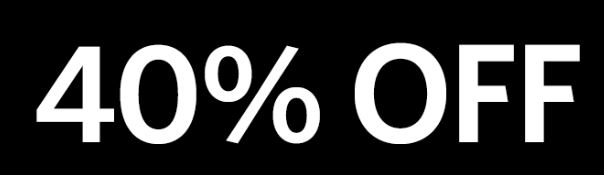
#> input picture Week 4 (Image Processing Part-2)/Media/M4/text.JPG, 604 x 175 px, found by its file name
$ jupyter execute '4.01 Morphological Operations.ipynb'
#> lines starting #> are read from the running program, lines starting #| are printed output that depends on the picture; after the words box and inside, x2 and y2 are one past the last pixel; in counts of white or black regions, pixels touching at a corner belong together
# <center> <font style="color:rgb(100,109,254)">Morphological Operations</font>  <center>

Morphological operations are simple operations which are mostly used to get our desired mask and get rid of noise. Its very commonly used in many preprocessing pipeline and  it is normally performed on binary images. It needs two inputs, one is our image and a  kernel (also called a structering element) which decides the nature of operation. Two very common morphological operation are Erosion and Dilation. Then there are other variants Opening, Closing, Gradient etc.

[cell 1]
import cv2
import numpy as np
import matplotlib.pyplot as plt

## <font style="color:rgb(134,19,348)">Structuring Element</font>
Now before we get into some common morphological operations lets talk about the Structuring element also called a kernel. Now this goes over the image and performs operations, we have already seen how a kernel performs image sharpening etc. Now Mostly we will be using a square kernel which can be constructed like this: `kernel = np.ones((5,5),np.uint8)`

We just made a square 5x5 kernel now opencv has a function called `cv2.getStructuringElement()` which can be used to construct other type of kernels

[```retval = cv2.getStructuringElement(	shape, ksize[, anchor])```](https://docs.opencv.org/4.2.0/d4/d86/group__imgproc__filter.html#gac342a1bb6eabf6f55c803b09268e36dc)

- **`shape`**	Element shape that could be one of MorphShapes these are  `cv2.MORPH_RECT` ,  `cv2.MORPH_CROSS
` , `cv2.MORPH_ELLIPSE`
- **`ksize`**	Size of the structuring element.
- **`anchor`**	Anchor position within the element. The default value (−1,−1) means that the anchor is at the center. Note that only the shape of a cross-shaped element depends on the anchor position. In other cases the anchor just regulates how much the result of the morphological operation is shifted.

lets make an cross structuring element of size 5x5

[cell 2]
kernel = cv2.getStructuringElement(cv2.MORPH_CROSS, (5, 5))
print(kernel)

**Now differnt kernel shapes and sizes will yeild differnt results. For most part we will be use rectangular kernels constructed with np.ones()**

##  <font style="color:rgb(134,19,348)"> Erosion
 The fundamental idea of erosion is just like how it sounds, it erodes (eats away or eliminates) away the boundaries of foreground object (Always try to keep foreground in white). So what it essentially does is that The kernel slides through the image (as in 2D convolution). A pixel in the original image (either 1 or 0) will be considered 1 only if all the pixels under the kernel is 1, otherwise it is eroded (made to zero). <br><br> So what happens is that, all the pixels near boundary will be discarded depending upon the size of kernel. So the thickness or size of the foreground object decreases or simply white region decreases in the image. It is useful for removing small white noises.


[```dst = cv.erode(	src, kernel[, dst[, anchor[, iterations[, borderType[, borderValue]]]]]	)```](https://docs.opencv.org/4.2.0/d4/d86/group__imgproc__filter.html#gaeb1e0c1033e3f6b891a25d0511362aeb)

- `src`	input image; the number of channels can be arbitrary, but the depth should be one of CV_8U, CV_16U, CV_16S, CV_32F or CV_64F.
- `dst`	output image of the same size and type as src.
- `kernel`	structuring element used for erosion; if None , a 3 x 3 rectangular structuring element is used. Kernel can be created using getStructuringElement.
- `anchor`	position of the anchor within the element; default value (-1, -1) means that the anchor is at the element center.
- `iterations`	number of times erosion is applied.
- `borderType`	pixel extrapolation method, see BorderTypes
- `borderValue`	border value in case of a constant border

[cell 3]
kernel = np.ones((5,5),np.uint8)
print(kernel)

[cell 4]
img = cv2.imread('media/M4/text.jpg',0)
#> img is the input picture: shape (175, 604); min 0, max 255, mean 52.8
erosion = cv2.erode(img,kernel,iterations = 2)

plt.figure(figsize=[20,20])
plt.subplot(121);plt.imshow(img[:,:],cmap='gray');plt.title("Original Image");
plt.subplot(122);plt.imshow(erosion[:,:],cmap='gray');plt.title("Eroded Image");

See how the boundries have became thinner, you can try a different kernel shape and size to see how the results changes.

### </font><font style="color:rgb(134,19,348)">Eliminating White Noise with Erosion   </font>
Now as previously mentioned this erosion helps us remove noise, remember when we did color segmentation there was a lot of noise (white blobs), now with erosion you can erode away those white blobs. Below we have an example of image with white noise and how we eliminate it with erosion

[cell 5]
img = cv2.imread('media/M4/whitenoise.png',0)
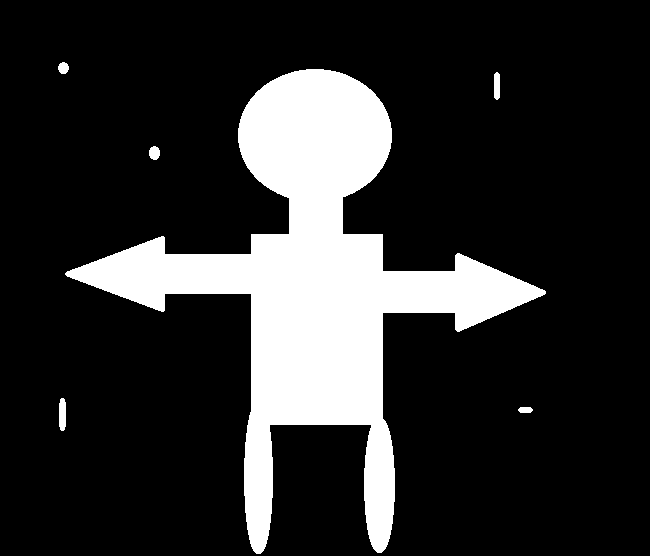
#> input picture Week 4 (Image Processing Part-2)/Media/M4/whitenoise.png, 650 x 556 px, found by its file name
#> img: shape (556, 650); 17.9% white; 6 white regions, box (x1, y1, x2, y2) and area: (65, 69, 546, 554) 64037, (59, 398, 66, 431) 210, (494, 72, 500, 100) 156, (149, 146, 160, 160) 123, (58, 62, 69, 74) 102, (518, 407, 533, 413) 78
kernel = np.ones((7,7),np.uint8)
erosion = cv2.erode(img,kernel,iterations = 2)
#> erosion: shape (556, 650); 13.5% white; 2 white regions, box (x1, y1, x2, y2) and area: (84, 75, 530, 543) 47264, (370, 425, 389, 543) 1561

plt.figure(figsize=[20,10])
plt.subplot(121);plt.imshow(img[:,:],cmap='gray');plt.title("Original Image");
plt.subplot(122);plt.imshow(erosion[:,:],cmap='gray');plt.title("Eroded Image");

See how we successfully eliminated the noise, but we have a problem now our object has become thinner. We can actully solve this problem by dilating (expanding) the object.

#  <font style="color:rgb(134,19,348)"> Dilation </font>
It is just the opposite of erosion. Here, a pixel element is ‘1’ if atleast one pixel under the kernel is ‘1’. So it increases the white region in the image or size of foreground object increases. So essentially this expands the boundry of Objects. Normally, in cases like noise removal, erosion is followed by dilation. Because, erosion removes white noises, but it also shrinks our object like we have seen in our example. So now we dilate it. Since noise is gone, they won’t come back, but our object area increases. It is also useful in joining broken parts of an object.

[```dst = cv.dilate(	src, kernel[, dst[, anchor[, iterations[, borderType[, borderValue]]]]]	)```](https://docs.opencv.org/4.2.0/d4/d86/group__imgproc__filter.html#ga4ff0f3318642c4f469d0e11f242f3b6c)

- `src`	input image; the number of channels can be arbitrary, but the depth should be one of CV_8U, CV_16U, CV_16S, CV_32F or CV_64F.
- `dst`	output image of the same size and type as src.
- `kernel`	structuring element used for dilation; if None , a 3 x 3 rectangular structuring element is used. Kernel can be created using getStructuringElement.
- `anchor`	position of the anchor within the element; default value (-1, -1) means that the anchor is at the element center.
- `iterations`	number of times dilation is applied.
- `borderType`	pixel extrapolation method, see BorderTypes
- `borderValue`	border value in case of a constant border

[cell 6]
img = cv2.imread('media/M4/text.jpg',0)

kernel = np.ones((5,5),np.uint8)
dilation = cv2.dilate(img,kernel,iterations = 2)

plt.figure(figsize=[20,20])
plt.subplot(121);plt.imshow(img[:,:],cmap='gray');plt.title("Original Image");
plt.subplot(122);plt.imshow(dilation[:,:],cmap='gray');plt.title("dialated Image");

### </font><font style="color:rgb(134,19,348)">Eliminating Black holes with Dilation   </font>
Now there are mostly two types of noises one is white noise and the other is black noise or holes, now these are typically refered as gaps in the object segmentation mask and its fairly common, for example in our color segmentation there were also gaps in our red object, now these gaps need to be filled and this can be done by Dilation

*Catchy subtile huh*

[cell 7]
img = cv2.imread('media/M4/blacknoise.png',0)
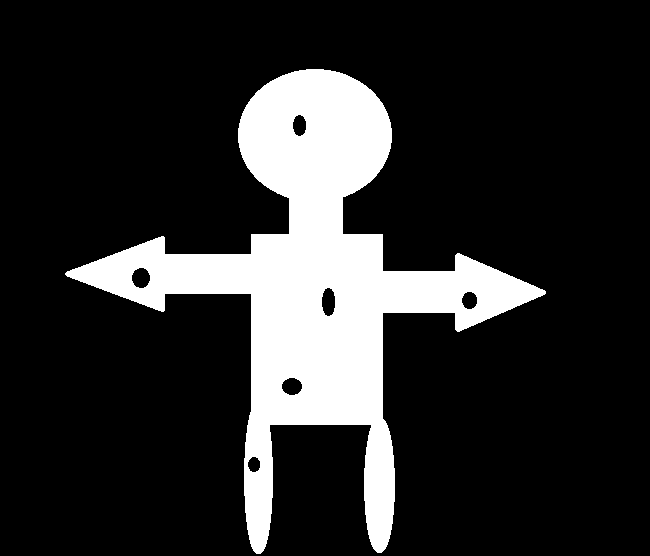
#> input picture Week 4 (Image Processing Part-2)/Media/M4/blacknoise.png, 650 x 556 px, found by its file name
#> img: shape (556, 650); 17.3% white; 1 white region, box (x1, y1, x2, y2) and area: (65, 69, 546, 554) 62637

kernel = np.ones((7,7),np.uint8)
dilation = cv2.dilate(img,kernel,iterations = 3)
#> dilation: shape (556, 650); 24.1% white; 1 white region, box (x1, y1, x2, y2) and area: (56, 60, 555, 556) 87278

plt.figure(figsize=[20,20])
plt.subplot(121);plt.imshow(img[:,:],cmap='gray');plt.title("Original Image");
plt.subplot(122);plt.imshow(dilation[:,:],cmap='gray');plt.title("dialated Image");

Now the holes are gone but it expands our Object so now we need to perform erosion to fix this, normally you would do erosion
after dilation for black spots and dilation after erosion for white spots

[cell 8]
img = cv2.imread('media/M4/blacknoise.png',0)

kernel = np.ones((8,8),np.uint8)
dilation = cv2.dilate(img,kernel,iterations = 2)
#> dilation: shape (556, 650); 22.7% white; 1 white region, box (x1, y1, x2, y2) and area: (59, 63, 554, 556) 82092
dilation_eroded = cv2.erode(dilation,kernel,iterations = 2)
#> dilation_eroded: shape (556, 650); 17.7% white; 1 white region, box (x1, y1, x2, y2) and area: (67, 71, 548, 556) 64118

plt.figure(figsize=[20,20])
plt.subplot(131);plt.imshow(img[:,:],cmap='gray');plt.title("Original Image");
plt.subplot(132);plt.imshow(dilation[:,:],cmap='gray');plt.title("Dilated Image");
plt.subplot(133);plt.imshow(dilation_eroded[:,:],cmap='gray');plt.title("Eroded Image of Dilation");

[cell 9]
img = cv2.imread('media/M4/whitenoise.png',0)

kernel = np.ones((6,6),np.uint8)
erosion = cv2.erode(img,kernel,iterations = 2)
#> erosion: shape (556, 650); 14.2% white; 1 white region, box (x1, y1, x2, y2) and area: (81, 75, 534, 547) 51296
erosion_dilated = cv2.dilate(erosion,kernel,iterations = 2)
#> erosion_dilated: shape (556, 650); 17.7% white; 1 white region, box (x1, y1, x2, y2) and area: (77, 71, 540, 553) 63796

plt.figure(figsize=[20,20])
plt.subplot(131);plt.imshow(img[:,:],cmap='gray');plt.title("Original Image");
plt.subplot(132);plt.imshow(erosion[:,:],cmap='gray');plt.title("Eroded Image");
plt.subplot(133);plt.imshow(erosion_dilated[:,:],cmap='gray');plt.title("Dilated image of Erosion");

## </font><font style="color:rgb(134,19,348)"> Opening & Closing  </font>

Now the above combined operations can be performed by `Opening` and `Closing`

[```dst = cv.morphologyEx(src, op, kernel[, dst[, anchor[, iterations[, borderType[, borderValue]]]]])```](https://docs.opencv.org/4.2.0/d4/d86/group__imgproc__filter.html#ga67493776e3ad1a3df63883829375201f)

**Parameters**

- `src`	input image; the number of channels can be arbitrary, but the depth should be one of CV_8U, CV_16U, CV_16S, CV_32F or CV_64F.
- `op`	Type of a morphological operation for opening you do `cv2.MORPH_OPEN` for closing `cv2.MORPH_CLOSE`
- `dst`	output image of the same size and type as src.
- `kernel`	structuring element, Kernel can be created using getStructuringElement.
- `anchor`	position of the anchor within the element; default value (-1, -1) means that the anchor is at the element center.
- `iterations`	number of times operation is performed.
- `borderType`	pixel extrapolation method, see BorderTypes
- `borderValue`	border value in case of a constant border

##  <font style="color:rgb(134,19,348)"> Opening </font>
Opening is a morphological operation which is just another name for erosion followed by dilation. you use `cv2.MORPH_OPEN` to achieve this

[cell 10]
img = cv2.imread('media/M4/whitenoise.png',0)

kernel = np.ones((6,6),np.uint8)
opening = cv2.morphologyEx(img, cv2.MORPH_OPEN, kernel,iterations = 2)

plt.figure(figsize=[14,14])
plt.subplot(121);plt.imshow(img[:,:],cmap='gray');plt.title("Original Image");
plt.subplot(122);plt.imshow(opening[:,:],cmap='gray');plt.title("Custom Opening Image");

##  <font style="color:rgb(134,19,348)"> Closing </font>
Closing is a morphological operation which is just another name for dilation followed by erosion. You use `cv2.MORPH_CLOSE` to achieve this

[cell 11]
img = cv2.imread('media/M4/blacknoise.png',0)

kernel = np.ones((8,8),np.uint8)
closing = cv2.morphologyEx(img, cv2.MORPH_CLOSE, kernel,iterations = 2)

plt.figure(figsize=[14,14])
plt.subplot(121);plt.imshow(img[:,:],cmap='gray');plt.title("Original Image");
plt.subplot(122);plt.imshow(closing[:,:],cmap='gray');plt.title("Custom Opening Image");

**Note:** When you specify iterations = 3 or any number for say opening it first performs erosion 3 times and then dilation 3 times

### </font><font style="color:rgb(134,19,348)">Morphological Gradient   </font>
Now there also another operation called morphological gradient which is just dilation - erosion, so this gives you the outline/gradient of the object, or the edges. For this you just pass in `cv2.MORPH_GRADIENT`

[cell 12]
img = cv2.imread('media/M4/whitenoise.png',0)
kernel = np.ones((4,4),np.uint8)

gradient = cv2.morphologyEx(img, cv2.MORPH_GRADIENT, kernel,iterations = 2)
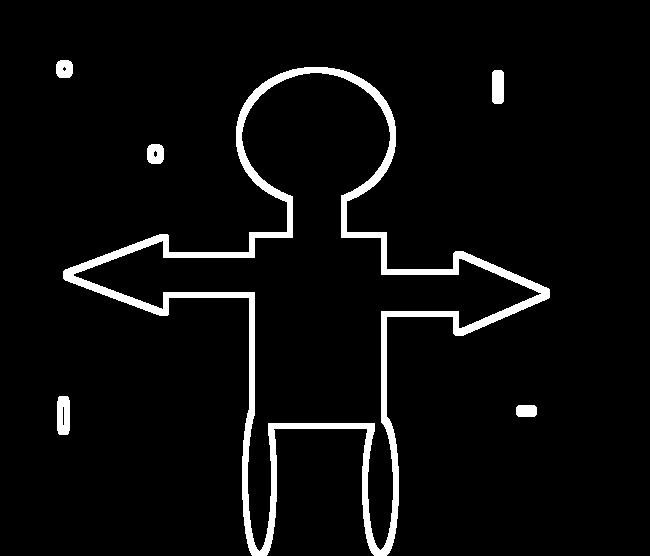
#> gradient: shape (556, 650); 4.7% white; 6 white regions, box (x1, y1, x2, y2) and area: (63, 67, 550, 556) 15489, (57, 396, 70, 435) 468, (492, 70, 504, 104) 396, (147, 144, 164, 164) 295, (56, 60, 73, 78) 268, (516, 405, 537, 417) 240

plt.figure(figsize=[30,20])
plt.subplot(121);plt.imshow(img[:,:],cmap='gray');plt.title("Original Image");
plt.subplot(122);plt.imshow(gradient[:,:],cmap='gray');plt.title("Gradient Image");

You can also do this Manually

[cell 13]
img = cv2.imread('media/M4/whitenoise.png',0)

kernel = np.ones((4,4),np.uint8)  #increase the kernel size

dilation = cv2.dilate(img,kernel,iterations = 2)
#> dilation: shape (556, 650); 20.3% white; 6 white regions, box (x1, y1, x2, y2) and area: (63, 67, 550, 556) 71811, (57, 396, 70, 435) 486, (492, 70, 504, 104) 396, (147, 144, 164, 164) 309, (56, 60, 73, 78) 276, (516, 405, 537, 417) 240
erosion = cv2.erode(img,kernel,iterations = 2)
#> erosion: shape (556, 650); 15.6% white; 4 white regions (3 under 20 px), largest, box (x1, y1, x2, y2) and area: (74, 73, 541, 551) 56322


outline = dilation - erosion
plt.figure(figsize=[10,10])
plt.imshow(outline[:,:],cmap='gray');plt.title("Manual Outlines");

### </font><font style="color:rgb(134,19,348)">  Erosion Dilation on Color & GrayScale images </font>
Erosion and dilation is not usually performed on grayscale or color images but its entirely possible to do so and here's how the results would look.

[cell 14]
img = cv2.imread('media/M4/tomface1.jpg')
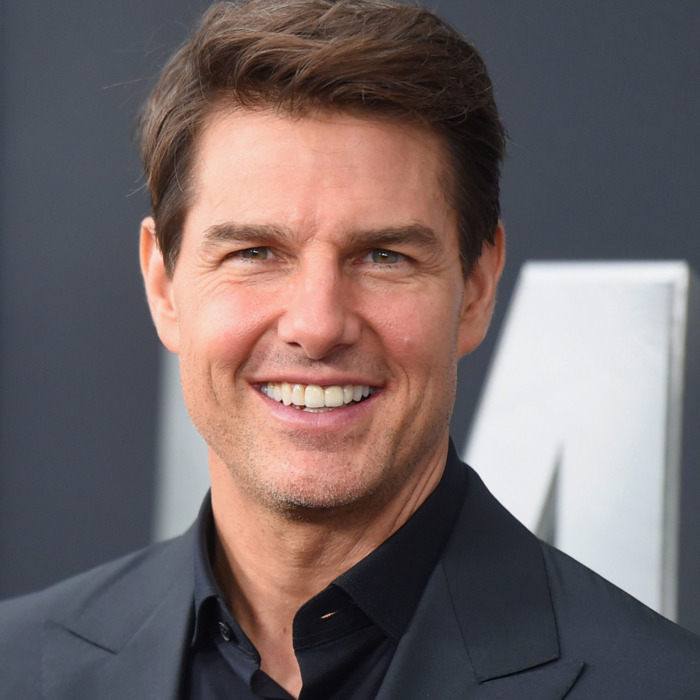
#> input picture Week 4 (Image Processing Part-2)/Media/M4/tomface1.jpg, 700 x 700 px, found by its file name
#> img is the input picture: shape (700, 700, 3); mean B, G, R 102.1, 101.9, 115.1
kernel = np.ones((4,4),np.uint8)

gray = cv2.cvtColor(img, cv2.COLOR_BGR2GRAY)
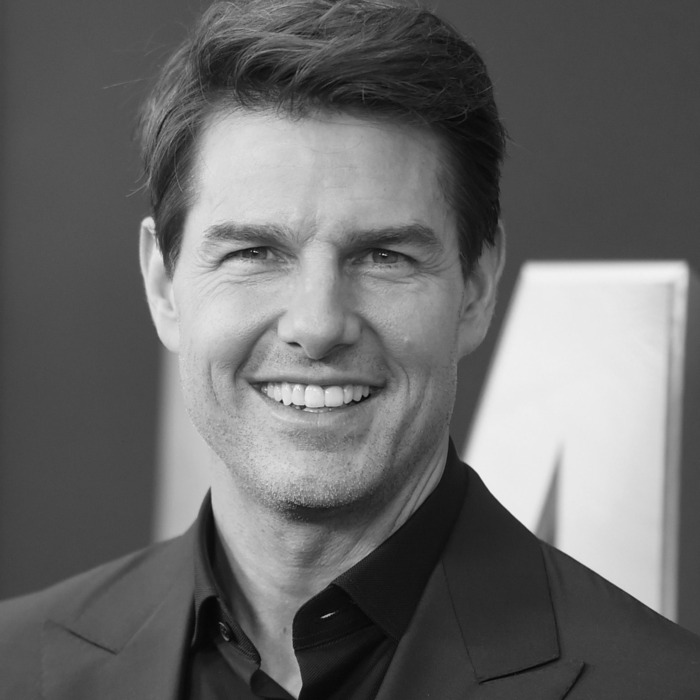
#> gray: shape (700, 700); min 5, max 243, mean 105.9

erosion_gray = cv2.erode(gray,kernel,iterations = 2)
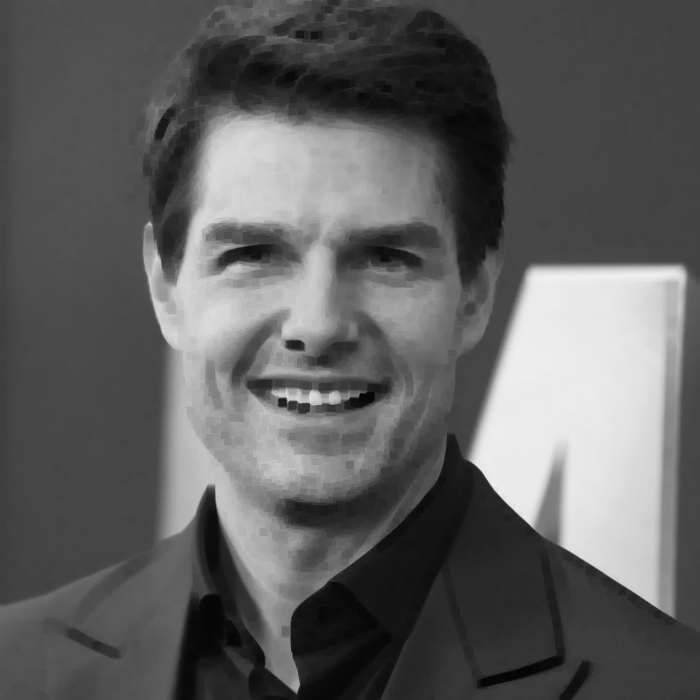
#> erosion_gray: shape (700, 700); min 5, max 240, mean 95.9
dilation_gray = cv2.dilate(gray,kernel,iterations = 2)
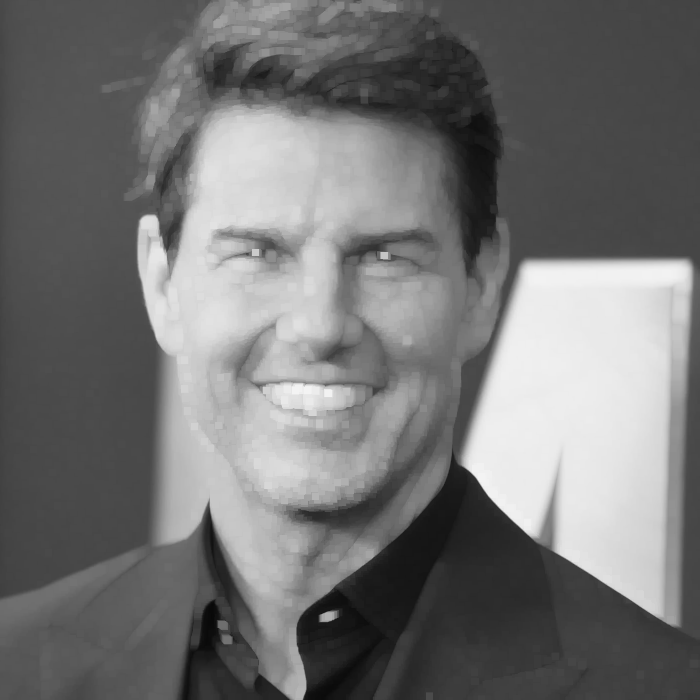
#> dilation_gray: shape (700, 700); min 8, max 243, mean 115.8

erosion = cv2.erode(img,kernel,iterations = 2)
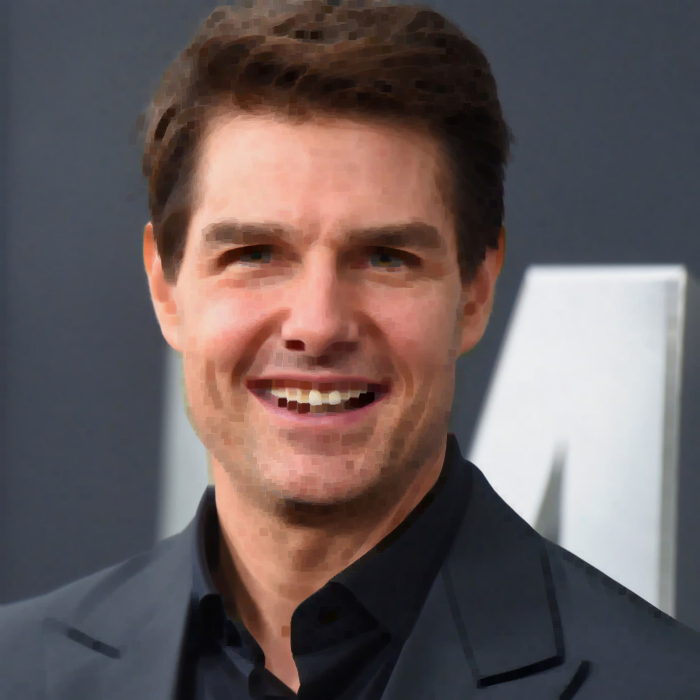
#> erosion: shape (700, 700, 3); mean B, G, R 91.7, 91.7, 104.1
dilation = cv2.dilate(img,kernel,iterations = 2)
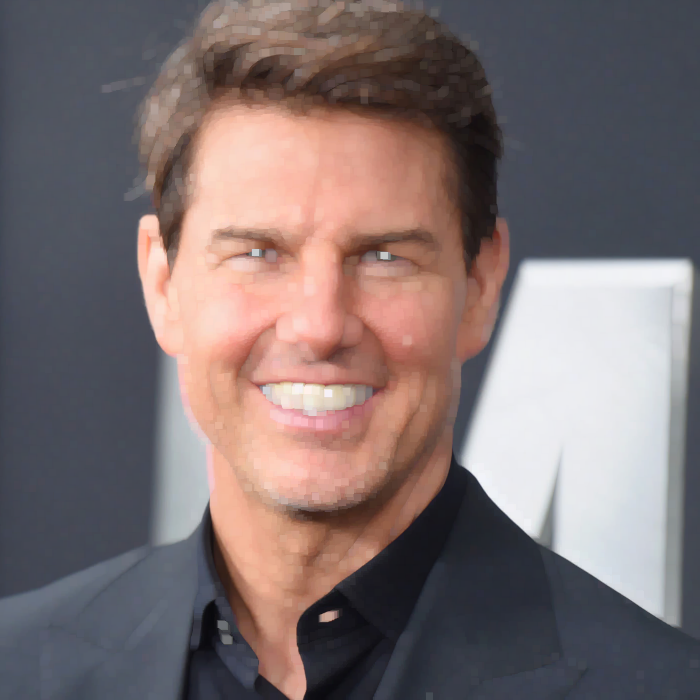
#> dilation: shape (700, 700, 3); mean B, G, R 112.5, 112.1, 125.9


plt.figure(figsize=[20,20])
plt.subplot(231);plt.imshow(gray[:,:],cmap='gray');plt.title("Original Gray Image");
plt.subplot(232);plt.imshow(erosion_gray[:,:],cmap='gray');plt.title("Eroded Gray Image");
plt.subplot(233);plt.imshow(dilation_gray[:,:],cmap='gray');plt.title("Dilated Gray Image");
plt.subplot(234);plt.imshow(img[...,::-1]);plt.title("Original Color Image");
plt.subplot(235);plt.imshow(erosion[...,::-1]);plt.title("Eroded Image");
plt.subplot(236);plt.imshow(dilation[...,::-1]);plt.title("Dilated Image");
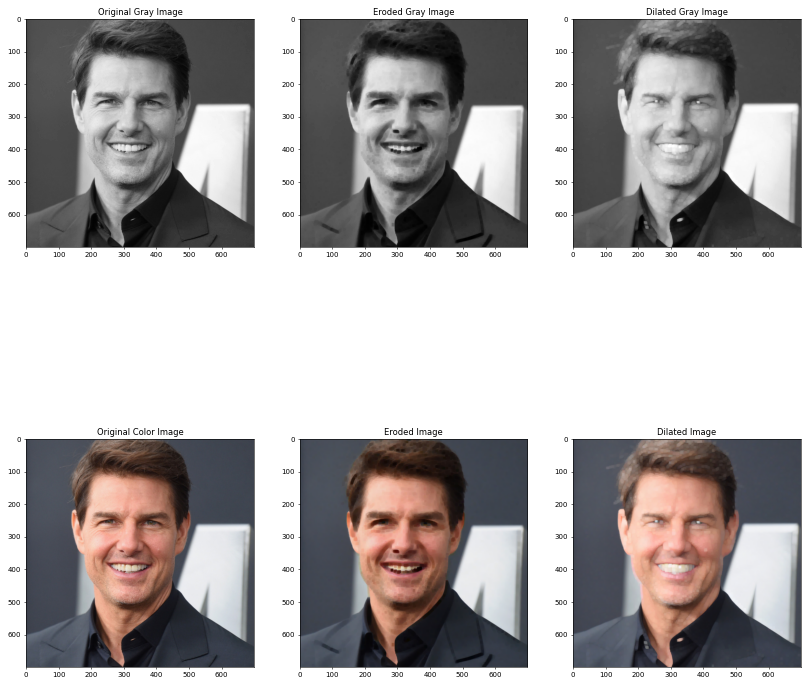
#> figure drawn by matplotlib, 6 panels
